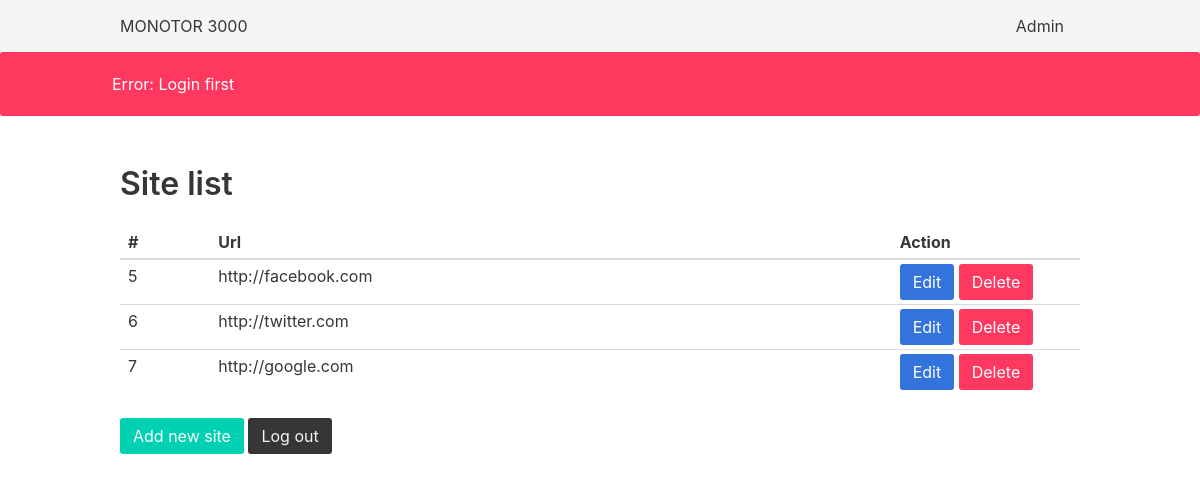
/admin, run on an earlier commit of the app's database.
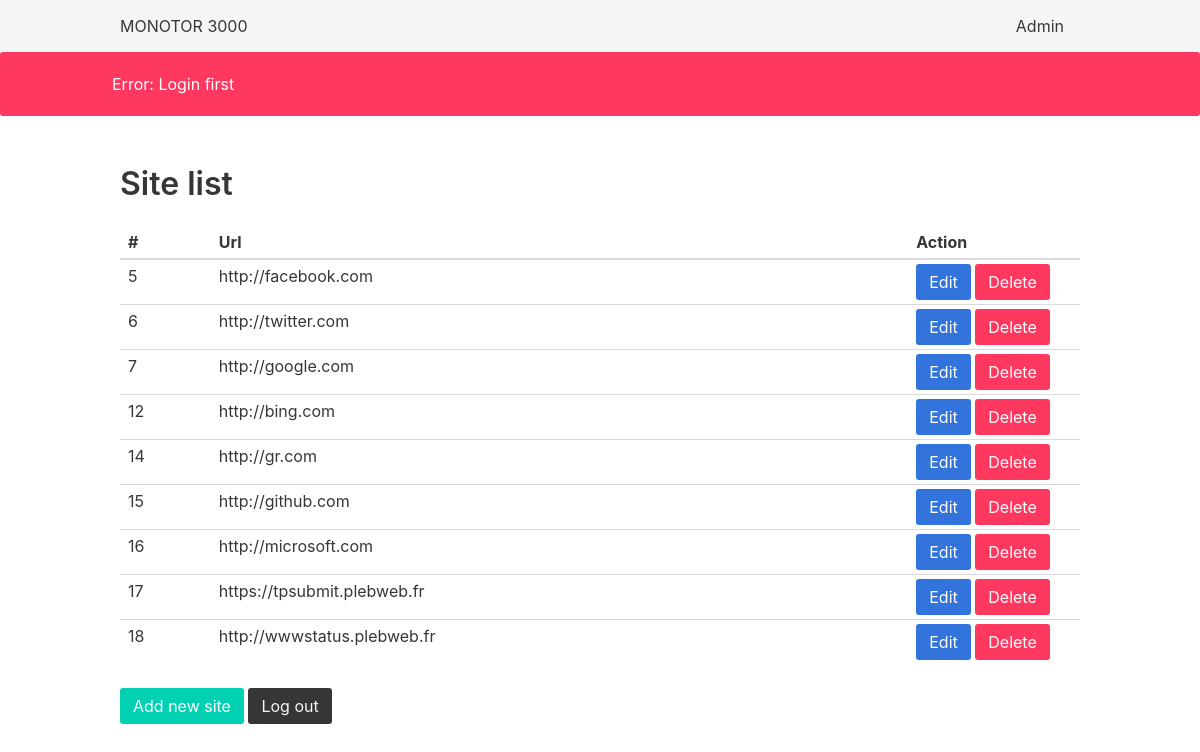
And on a later commit of the database.
### tables this page shows
CREATE TABLE "site"
(
    id INTEGER PRIMARY KEY AUTOINCREMENT,
    url VARCHAR(200) DEFAULT empty
);

### app.py (the view)
@app.route('/admin')
def admin():
    check_login()
    sites = sql_obj.get_all_data_site()
    return render_template('admin/admin.html', sites=sites)

### SQLRequest.py (called while the page is built)
    def exe_sql(self, query, commit=False):
        req = sqlite3.connect(self.app.config['BDD']).execute(query)
        if commit:
            req.execute("COMMIT ")
        return req

    def get_all_data_site(self):
        sites = self.exe_sql("SELECT * FROM site")
        return sites.fetchall()

### app.py (called while the page is built)
def check_login():
    if not session.get('logged_in'):
        flash('Error: Login first')
        return redirect(url_for('login'))

### templates/admin/admin.html (shortened to what this page needs)
{% extends 'layout.html' %}
{% block body %}
    <h1 class="title">Site list</h1>
    <table class="table is-narrow is-fullwidth">
        <thead>
        <tr>
            <th>#</th>
            <th>Url</th>
            <th>Action</th>
        </tr>
        </thead>
        <tbody>
        {% for site in sites %}
            <tr>
                <td style="padding-right: 50px">{{ site[0] }}</td>
                <td style="padding-right: 350px">{{ site[1] }}</td>
                <td style="padding-right: 0">
                    <a class="button is-link" href="{{ url_for('edit_site', id_site=site[0]) }}">Edit</a>
                    <a class="button is-danger" href="{{ url_for('delete_site', id_site=site[0]) }}">Delete</a></td>
            </tr>
        {% endfor %}
        </tbody>
    </table>
    <a href="{{ url_for('new_site') }}" class="button is-primary">Add new site</a>
    <a href="{{ url_for('logout') }}" class="button is-dark">Log out</a>
{% endblock %}

### templates/layout.html (shortened to what this page needs)
<!DOCTYPE html>
<html lang="en">
<head>
    <link rel="stylesheet" href="{{ url_for('static', filename = 'bulma.min.css') }}">
    <link rel="stylesheet" href="{{ url_for('static', filename = 'custom.css') }}">
</head>
<body>
<nav class="navbar has-shadow is-light">
    <div class="container">
        <div class="navbar-brand">
            <a class="navbar-item" href="/">
                MONOTOR 3000
            </a>
        </div>
        <div class="navbar-end">
            <a class="navbar-item" href="{{ url_for('login') }}">Admin</a>
        </div>
    </div>
</nav>
{% with messages = get_flashed_messages() %}
    {% if messages %}
        <ul>
            {% for message in messages %}
                {% if "Error" in message  %}
                <div class="notification is-danger">
                {% else %}
                <div class="notification is-info">
                {% endif %}
                    <div class="container">
                        {{ message }}
                    </div>
                </div>
            {% endfor %}
        </ul>
    {% endif %}
{% endwith %}
<div class="container" id="corps">
    {% block body %}{% endblock %}
</div>
</body>
</html>

### static/custom.css (style rules this page uses)
div#corps { padding-top: 50px; }

What changed in the data, as far as the page shows it:
added site: id "12", url "http://bing.com"
added site: id "14", url "http://gr.com"
added site: id "15", url "http://github.com"
added site: id "16", url "http://microsoft.com"
added site: id "17", url "https://tpsubmit.plebweb.fr"
added site: id "18", url "http://wwwstatus.plebweb.fr"
